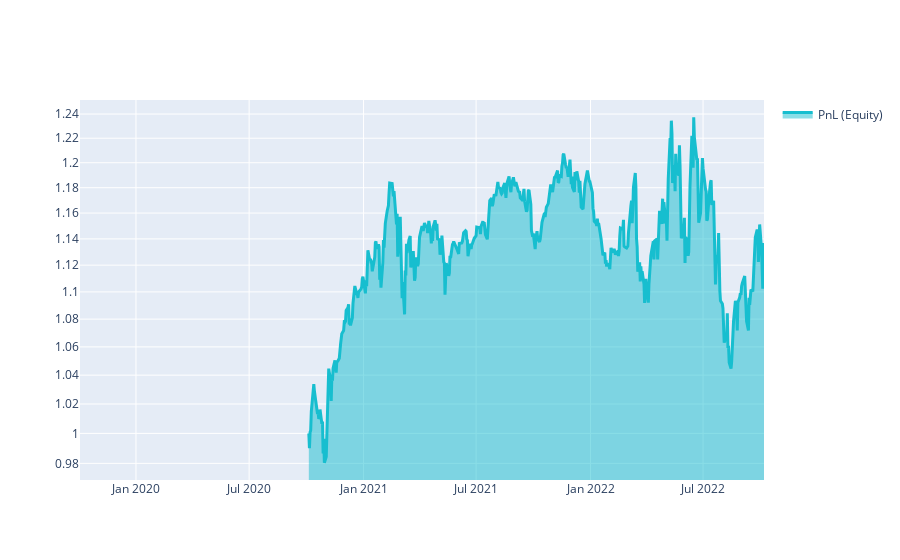

This figure's notebook cell:
### Markdown cell above
# Q18 Quick Start

This template shows you the basic steps for taking part to the **Q18 NASDAQ-100 Stock Long-Short contest**.

### Code cell
import xarray as xr

import qnt.ta as qnta
import qnt.data as qndata
import qnt.output as qnout
import qnt.stats as qns

data = qndata.stocks.load_ndx_data(min_date="2019-10-03")

close     = data.sel(field="close")
is_liquid = data.sel(field="is_liquid")
sma_slow  = qnta.sma(close, 200)
sma_fast  = qnta.sma(close, 25)
weights   = xr.where(sma_slow < sma_fast, 1, -1)
weights   = weights * is_liquid

weights = qnout.clean(weights, data, "stocks_nasdaq100")

# calc stats
stats = qns.calc_stat(data, weights.sel(time=slice("2020-10-03", None)))
display(stats.to_pandas().tail())

# graph
performance = stats.to_pandas()["equity"]
import qnt.graph as qngraph

qngraph.make_plot_filled(performance.index, performance, name="PnL (Equity)", type="log")

### Figure 1 — Plotly figure (JSON) as saved in the notebook; plotly's stock layout.template omitted (floating-point values rounded to 4 significant figures; data arrays with more than 128 entries replaced by an {"elided": "..."} marker saying what was removed)
{"data": [{"fill": "tonexty", "line": {"color": "#17BECF", "width": 3}, "name": "PnL (Equity)", "type": "scatter", "x": {"elided": "760 str values"}, "y": {"elided": "760 float values"}}], "layout": {"showlegend": true, "yaxis": {"range": [-0.01364, 0.09754], "type": "log"}}}
